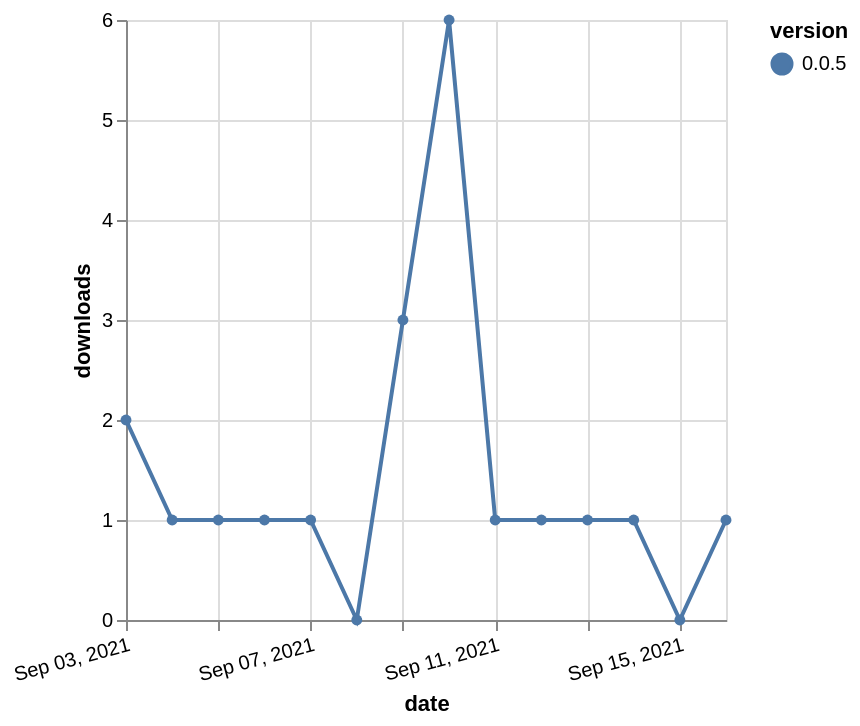

Vega-Lite specification for this chart:
### Vega-Lite specification from a JSON file in a GitHub repository (floating-point values rounded to 4 significant figures)
{"$schema": "https://vega.github.io/schema/vega-lite/v5.json", "description": "A simple bar chart with embedded data.", "data": {"values": [{"date": "2021-09-03", "total": 693, "delta": 2, "version": "0.0.5"}, {"date": "2021-09-04", "total": 694, "delta": 1, "version": "0.0.5"}, {"date": "2021-09-05", "total": 695, "delta": 1, "version": "0.0.5"}, {"date": "2021-09-06", "total": 696, "delta": 1, "version": "0.0.5"}, {"date": "2021-09-07", "total": 697, "delta": 1, "version": "0.0.5"}, {"date": "2021-09-08", "total": 697, "delta": 0, "version": "0.0.5"}, {"date": "2021-09-09", "total": 700, "delta": 3, "version": "0.0.5"}, {"date": "2021-09-10", "total": 706, "delta": 6, "version": "0.0.5"}, {"date": "2021-09-11", "total": 707, "delta": 1, "version": "0.0.5"}, {"date": "2021-09-12", "total": 708, "delta": 1, "version": "0.0.5"}, {"date": "2021-09-13", "total": 709, "delta": 1, "version": "0.0.5"}, {"date": "2021-09-14", "total": 710, "delta": 1, "version": "0.0.5"}, {"date": "2021-09-15", "total": 710, "delta": 0, "version": "0.0.5"}, {"date": "2021-09-16", "total": 711, "delta": 1, "version": "0.0.5"}]}, "width": "container", "mark": {"type": "line", "point": {"filled": true}}, "encoding": {"x": {"field": "date", "type": "temporal", "timeUnit": "yearmonthdate", "title": "date", "axis": {"labelAngle": -15}}, "y": {"field": "delta", "type": "quantitative", "title": "downloads"}, "color": {"field": "version", "type": "nominal"}, "tooltip": {"field": "delta"}}}
